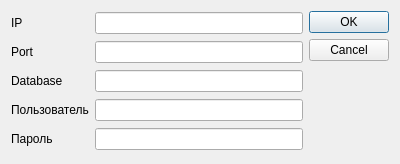
<?xml version="1.0" encoding="UTF-8"?>
<ui version="4.0">
 <class>OpenDatabaseDialog</class>
 <widget class="QDialog" name="OpenDatabaseDialog">
  <property name="geometry">
   <rect>
    <x>0</x>
    <y>0</y>
    <width>400</width>
    <height>164</height>
   </rect>
  </property>
  <property name="windowTitle">
   <string>Dialog</string>
  </property>
  <layout class="QHBoxLayout" name="horizontalLayout">
   <item>
    <layout class="QGridLayout" name="gridLayout">
     <item row="0" column="0">
      <widget class="QLabel" name="label">
       <property name="text">
        <string>IP</string>
       </property>
      </widget>
     </item>
     <item row="0" column="1">
      <widget class="QLineEdit" name="ipLineEdit"/>
     </item>
     <item row="1" column="0">
      <widget class="QLabel" name="label_2">
       <property name="text">
        <string>Port</string>
       </property>
      </widget>
     </item>
     <item row="1" column="1">
      <widget class="QLineEdit" name="portLineEdit"/>
     </item>
     <item row="2" column="0">
      <widget class="QLabel" name="label_3">
       <property name="text">
        <string>Database</string>
       </property>
      </widget>
     </item>
     <item row="2" column="1">
      <widget class="QLineEdit" name="dbNameLineEdit"/>
     </item>
     <item row="3" column="0">
      <widget class="QLabel" name="label_4">
       <property name="text">
        <string>Пользователь</string>
       </property>
      </widget>
     </item>
     <item row="3" column="1">
      <widget class="QLineEdit" name="userLineEdit"/>
     </item>
     <item row="4" column="0">
      <widget class="QLabel" name="label_5">
       <property name="text">
        <string>Пароль</string>
       </property>
      </widget>
     </item>
     <item row="4" column="1">
      <widget class="QLineEdit" name="passwordLineEdit"/>
     </item>
    </layout>
   </item>
   <item>
    <widget class="QDialogButtonBox" name="buttonBox">
     <property name="orientation">
      <enum>Qt::Vertical</enum>
     </property>
     <property name="standardButtons">
      <set>QDialogButtonBox::Cancel|QDialogButtonBox::Ok</set>
     </property>
    </widget>
   </item>
  </layout>
 </widget>
 <resources/>
 <connections>
  <connection>
   <sender>buttonBox</sender>
   <signal>accepted()</signal>
   <receiver>OpenDatabaseDialog</receiver>
   <slot>accept()</slot>
   <hints>
    <hint type="sourcelabel">
     <x>248</x>
     <y>254</y>
    </hint>
    <hint type="destinationlabel">
     <x>157</x>
     <y>274</y>
    </hint>
   </hints>
  </connection>
  <connection>
   <sender>buttonBox</sender>
   <signal>rejected()</signal>
   <receiver>OpenDatabaseDialog</receiver>
   <slot>reject()</slot>
   <hints>
    <hint type="sourcelabel">
     <x>316</x>
     <y>260</y>
    </hint>
    <hint type="destinationlabel">
     <x>286</x>
     <y>274</y>
    </hint>
   </hints>
  </connection>
 </connections>
</ui>
